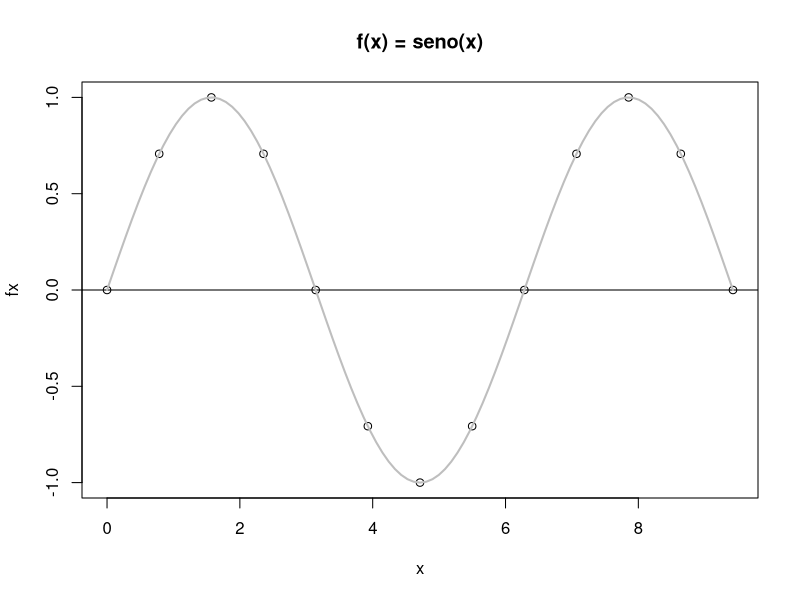
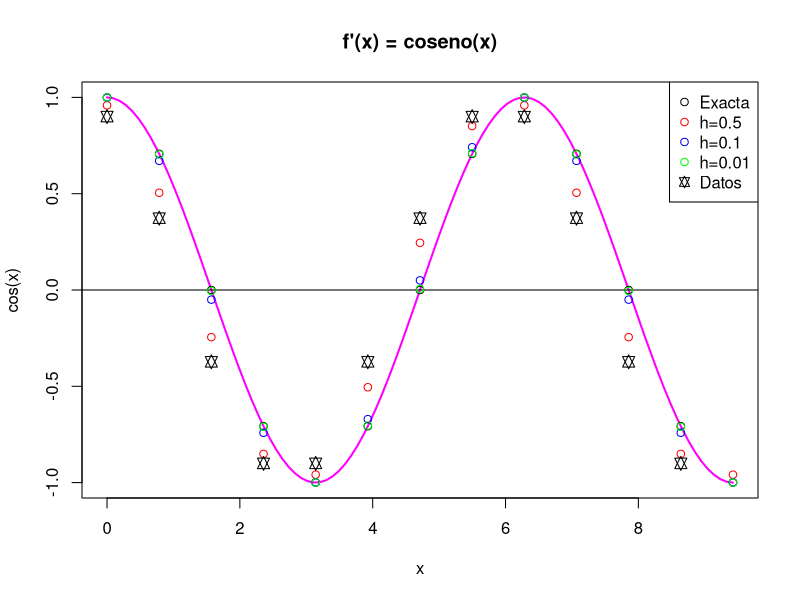

Write the R code that produced these figures, in order.
#Derivada Numerica
rm (list = ls())
dev.off () #Borra graficos

#Creo set de puntos----
Tabla = data.frame( x = seq(from =0, to = 3*pi, by = pi/4),
                    fx = sin(seq(from=0, to= 3*pi, by= pi/4)))

#Funcion sen(x) ----
plot(Tabla, type="p")
title("f(x) = seno(x)")
abline(h=0)
curve(sin,min(Tabla$x), max(Tabla$x), lwd = 2, col ="grey", add = T) #graficamos la funcion

#Funcion de la Derivada f'(x) = cos(x)----
curve(cos,min(Tabla$x), max(Tabla$x), lwd = 2, col= "magenta") #Grafico de la derivada
title ("f'(x) = coseno(x)")
abline(h=0)
f1= cos(Tabla$x) #valores de la derivada de seno evaluada en el vector ingresado.
points(Tabla$x, f1, col="black")

#Aproximamos la Derivada ----
h <- 0.5
x = Tabla$x
f1.aprox_0.5 = (sin(x+h) -sin(x))/h
points(x,f1.aprox_0.5, col= "red")

h = 0.1 #aproximo la derivada con h=0.1 y grafico
f1.aprox_0.1 = (sin(x+h) -sin(x))/h
points(x, f1.aprox_0.1, col = "blue")

h = 0.01 #aproximo la derivada con h=0.01 y grafico
f1.aprox_0.01 = (sin(x+h) -sin(x))/h
points(x, f1.aprox_0.01, col = "green")


#Aproximo la Derivada en Base a los Datos
h = diff(Tabla$x) #diff calcula la diferencia de los valores de la tabla
delta_f =diff(Tabla$fx) #aplico diff a la col f de la tabla
f1.DATOS = c(delta_f/h, NA)
points(x, f1.DATOS, col= "black", pch=11, cex=1.2)

legend("topright", legend = c("Exacta", "h=0.5", "h=0.1", "h=0.01", "Datos"),
       pch = c(1,1,1,1,11), col = c("black","red", "blue","green","black"))

Resultados = data.frame(x = Tabla$x, fx= Tabla$f,
                        f1,f1.aprox_0.5, f1.aprox_0.1, f1.aprox_0.01, f1.DATOS)